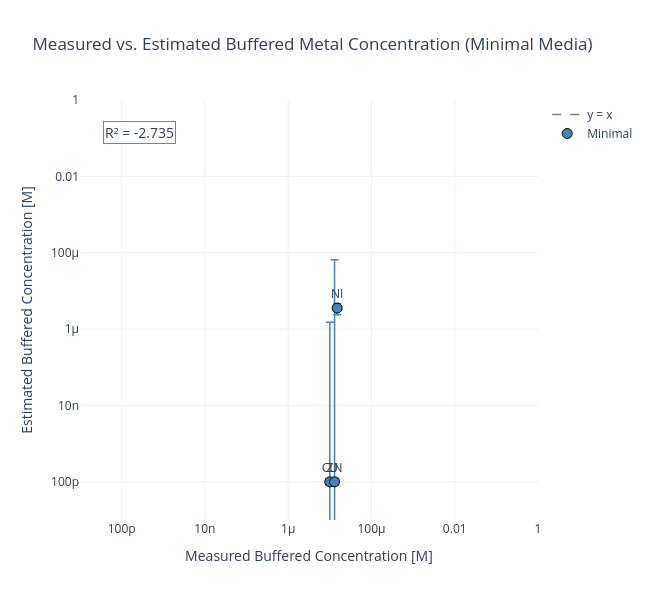

The code cell stored with this chart in its notebook:
### Code cell
from sklearn.metrics import r2_score

# --- Drop NaN rows and reset index ---
df_plot_clean = df_plot.dropna(subset=["measured buffer (M)", "estimated buffer (M)"]).reset_index(drop=True)

x     = df_plot_clean["measured buffer (M)"].astype(float)
y     = df_plot_clean["estimated buffer (M)"].astype(float)
x_err = df_plot_clean["std buffer"].astype(float)
y_err = df_plot_clean["std estimated buffer"].astype(float)

# --- R² (only on matched finite pairs) ---
mask = (x>0) & (y>0)
r2 = r2_score(np.log10(y[mask]), np.log10(x[mask]))

# --- y = x reference line ---
xy_min = min(x.min(), y.min()) * 0.1
xy_max = max(x.max(), y.max()) * 10
ref_range = np.geomspace(xy_min, xy_max, 100)

fig = go.Figure()

# y = x line
fig.add_trace(go.Scatter(
    x=np.log10(ref_range),
    y=np.log10(ref_range),
    mode="lines",
    name="y = x",
    line=dict(color="gray", dash="dash", width=1.5),
))

# Scatter points with error bars
fig.add_trace(go.Scatter(
    x=x,
    y=y,
    mode="markers+text",
    name="Minimal",
    text=df_plot_clean["Element"],
    textposition="top center",
    marker=dict(size=10, color="steelblue", line=dict(width=1, color="black")),
    error_x=dict(type="data", array=x_err, visible=True, color="steelblue", thickness=1.5),
    error_y=dict(type="data", array=y_err, visible=True, color="steelblue", thickness=1.5),
))

# R² annotation
fig.add_annotation(
    x=0.05, y=0.95,
    xref="paper", yref="paper",
    text=f"R² = {r2:.3f}",
    showarrow=False,
    font=dict(size=14),
    bgcolor="white",
    bordercolor="gray",
    borderwidth=1,
)

fig.update_layout(
    title="Measured vs. Estimated Buffered Metal Concentration (Minimal Media)",
    xaxis=dict(title="Measured Buffered Concentration [M]", type="log", range=[-11, 0]),
    yaxis=dict(title="Estimated Buffered Concentration [M]", type="log", range=[-11, 0]),
    template="plotly_white",
    width=650,
    height=600,
    showlegend=True,
)

fig.show()

### Figure 1 — Plotly figure (JSON) as saved in the notebook; plotly's stock layout.template omitted (floating-point values rounded to 4 significant figures)
{"data": [{"line": {"color": "gray", "dash": "dash", "width": 1.5}, "mode": "lines", "name": "y = x", "x": [NaN, NaN, NaN, NaN, NaN, NaN, NaN, NaN, NaN, NaN, NaN, NaN, NaN, NaN, NaN, NaN, NaN, NaN, NaN, NaN, NaN, NaN, NaN, NaN, NaN, NaN, NaN, NaN, NaN, NaN, NaN, NaN, NaN, NaN, NaN, NaN, NaN, NaN, NaN, NaN, NaN, NaN, NaN, NaN, NaN, NaN, NaN, NaN, NaN, NaN, NaN, NaN, NaN, NaN, NaN, NaN, NaN, NaN, NaN, NaN, NaN, NaN, NaN, NaN, NaN, NaN, NaN, NaN, NaN, NaN, NaN, NaN, NaN, NaN, NaN, NaN, NaN, NaN, NaN, NaN, NaN, NaN, NaN, NaN, NaN, NaN, NaN, NaN, NaN, NaN, NaN, NaN, NaN, NaN, NaN, NaN, NaN, NaN, NaN, -3.097], "y": [NaN, NaN, NaN, NaN, NaN, NaN, NaN, NaN, NaN, NaN, NaN, NaN, NaN, NaN, NaN, NaN, NaN, NaN, NaN, NaN, NaN, NaN, NaN, NaN, NaN, NaN, NaN, NaN, NaN, NaN, NaN, NaN, NaN, NaN, NaN, NaN, NaN, NaN, NaN, NaN, NaN, NaN, NaN, NaN, NaN, NaN, NaN, NaN, NaN, NaN, NaN, NaN, NaN, NaN, NaN, NaN, NaN, NaN, NaN, NaN, NaN, NaN, NaN, NaN, NaN, NaN, NaN, NaN, NaN, NaN, NaN, NaN, NaN, NaN, NaN, NaN, NaN, NaN, NaN, NaN, NaN, NaN, NaN, NaN, NaN, NaN, NaN, NaN, NaN, NaN, NaN, NaN, NaN, NaN, NaN, NaN, NaN, NaN, NaN, -3.097], "type": "scatter"}, {"error_x": {"array": [2e-05, 2e-06, 2e-06, 3e-06], "color": "steelblue", "thickness": 1.5, "type": "data", "visible": true}, "error_y": {"array": [3.43e-05, 1.512e-06, 1.154e-06, 6.533e-05], "color": "steelblue", "thickness": 1.5, "type": "data", "visible": true}, "marker": {"color": "steelblue", "line": {"color": "black", "width": 1}, "size": 10}, "mode": "markers+text", "name": "Minimal", "text": ["FE", "CU", "NI", "ZN"], "textposition": "top center", "x": [8e-05, 1e-05, 1.5e-05, 1.3e-05], "y": [-0.0001004, 1e-10, 3.546e-06, 1e-10], "type": "scatter"}], "layout": {"annotations": [{"bgcolor": "white", "bordercolor": "gray", "borderwidth": 1, "font": {"size": 14}, "showarrow": false, "text": "R² = -2.735", "x": 0.05, "xref": "paper", "y": 0.95, "yref": "paper"}], "xaxis": {"title": {"text": "Measured Buffered Concentration [M]"}, "type": "log", "range": [-11, 0]}, "yaxis": {"title": {"text": "Estimated Buffered Concentration [M]"}, "type": "log", "range": [-11, 0]}, "title": {"text": "Measured vs. Estimated Buffered Metal Concentration (Minimal Media)"}, "width": 650, "height": 600, "showlegend": true}}
